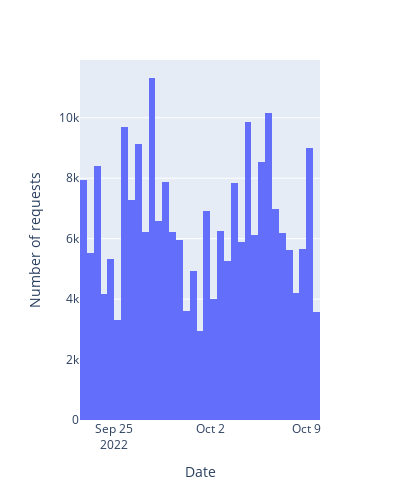

Notebook code for this chart:
### Code cell
hist = alllogdf.hist(y='requests', x = 'date')
hist.update_layout(
    autosize=False,
    width=400,
    height=500,
    xaxis_title= "Date",
    yaxis_title="Number of requests",
)

### Figure 1 — Plotly figure (JSON) as saved in the notebook; plotly's stock layout.template omitted (floating-point values rounded to 4 significant figures; data arrays with more than 128 entries replaced by an {"elided": "..."} marker saying what was removed)
{"data": [{"alignmentgroup": "True", "bingroup": "x", "histfunc": "sum", "hovertemplate": "date=%{x}<br>sum of requests=%{y}<extra></extra>", "legendgroup": "", "marker": {"color": "#636efa", "pattern": {"shape": ""}}, "name": "", "offsetgroup": "", "orientation": "v", "showlegend": false, "type": "histogram", "x": {"elided": "2607 str values"}, "xaxis": "x", "y": {"elided": "2607 int values"}, "yaxis": "y"}], "layout": {"autosize": false, "barmode": "relative", "height": 500, "legend": {"tracegroupgap": 0}, "margin": {"t": 60}, "width": 400, "xaxis": {"anchor": "y", "domain": [0, 1], "title": {"text": "Date"}}, "yaxis": {"anchor": "x", "domain": [0, 1], "title": {"text": "Number of requests"}}}}
